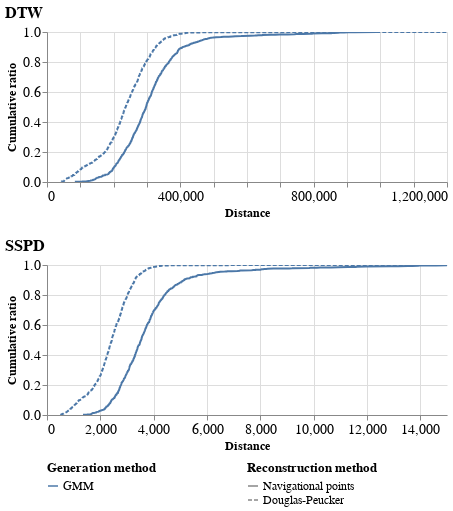

The notebook cell this image was saved under:
### Code cell
df = pd.concat(
        [
            df_dp.assign(
                generation="GMM", reconstruction="Douglas-Peucker"
            ),
            df_nav.assign(
                generation="GMM", reconstruction="Navigational Points"
            )
        ]
    )
cumul_dist_plot(df, scales = dict(dtw=(0, 1.2e6), sspd=(0, 1.5e4)), domain=["GMM"])

### Figure 1 — Vega-Lite specification as saved in the notebook (floating-point values rounded to 4 significant figures; data arrays with more than 128 entries replaced by an {"elided": "..."} marker saying what was removed)
{"config": {"view": {"continuousWidth": 400, "continuousHeight": 300, "stroke": null}, "axis": {"labelFont": "Fira Sans", "labelFontSize": 14, "titleFont": "Ubuntu", "titleFontSize": 12}, "title": {"anchor": "start", "font": "Fira Sans", "fontSize": 16}}, "vconcat": [{"mark": {"type": "line", "clip": true}, "encoding": {"color": {"type": "nominal", "field": "generation", "legend": {"labelFont": "Ubuntu", "labelFontSize": 12, "legendY": 430, "orient": "none", "title": "Generation method", "titleFont": "Ubuntu", "titleFontSize": 13}, "scale": {"domain": ["GMM"]}}, "strokeDash": {"type": "nominal", "field": "reconstruction", "legend": {"labelFont": "Ubuntu", "labelFontSize": 12, "legendX": 200, "legendY": 430, "orient": "none", "title": "Reconstruction method", "titleFont": "Ubuntu", "titleFontSize": 13}, "scale": {"domain": ["Navigational points", "Douglas-Peucker"]}}, "x": {"type": "quantitative", "field": "dtw", "scale": {"domain": [0, 1200000.0]}, "title": "Distance"}, "y": {"type": "quantitative", "field": "normalized", "title": "Cumulative ratio"}}, "height": 150, "title": "DTW", "transform": [{"window": [{"op": "count", "as": "cumulative_count"}], "groupby": ["generation", "reconstruction"], "sort": [{"field": "dtw"}]}, {"joinaggregate": [{"op": "count", "as": "total"}], "groupby": ["generation", "reconstruction"]}, {"calculate": "(datum.cumulative_count / datum.total)", "as": "normalized"}]}, {"mark": {"type": "line", "clip": true}, "encoding": {"color": {"type": "nominal", "field": "generation", "legend": {"labelFont": "Ubuntu", "labelFontSize": 12, "legendY": 430, "orient": "none", "title": "Generation method", "titleFont": "Ubuntu", "titleFontSize": 13}, "scale": {"domain": ["GMM"]}}, "strokeDash": {"type": "nominal", "field": "reconstruction", "legend": {"labelFont": "Ubuntu", "labelFontSize": 12, "legendX": 200, "legendY": 430, "orient": "none", "title": "Reconstruction method", "titleFont": "Ubuntu", "titleFontSize": 13}, "scale": {"domain": ["Navigational points", "Douglas-Peucker"]}}, "x": {"type": "quantitative", "field": "sspd", "scale": {"domain": [0, 15000.0]}, "title": "Distance"}, "y": {"type": "quantitative", "field": "normalized", "title": "Cumulative ratio"}}, "height": 150, "title": "SSPD", "transform": [{"window": [{"op": "count", "as": "cumulative_count"}], "groupby": ["generation", "reconstruction"], "sort": [{"field": "sspd"}]}, {"joinaggregate": [{"op": "count", "as": "total"}], "groupby": ["generation", "reconstruction"]}, {"calculate": "(datum.cumulative_count / datum.total)", "as": "normalized"}]}], "data": {"name": "data-f2404952b9a093a85aa29077be8baaf8"}, "$schema": "https://vega.github.io/schema/vega-lite/v4.8.1.json", "datasets": {"data-f2404952b9a093a85aa29077be8baaf8": {"elided": "1994 records"}}}
